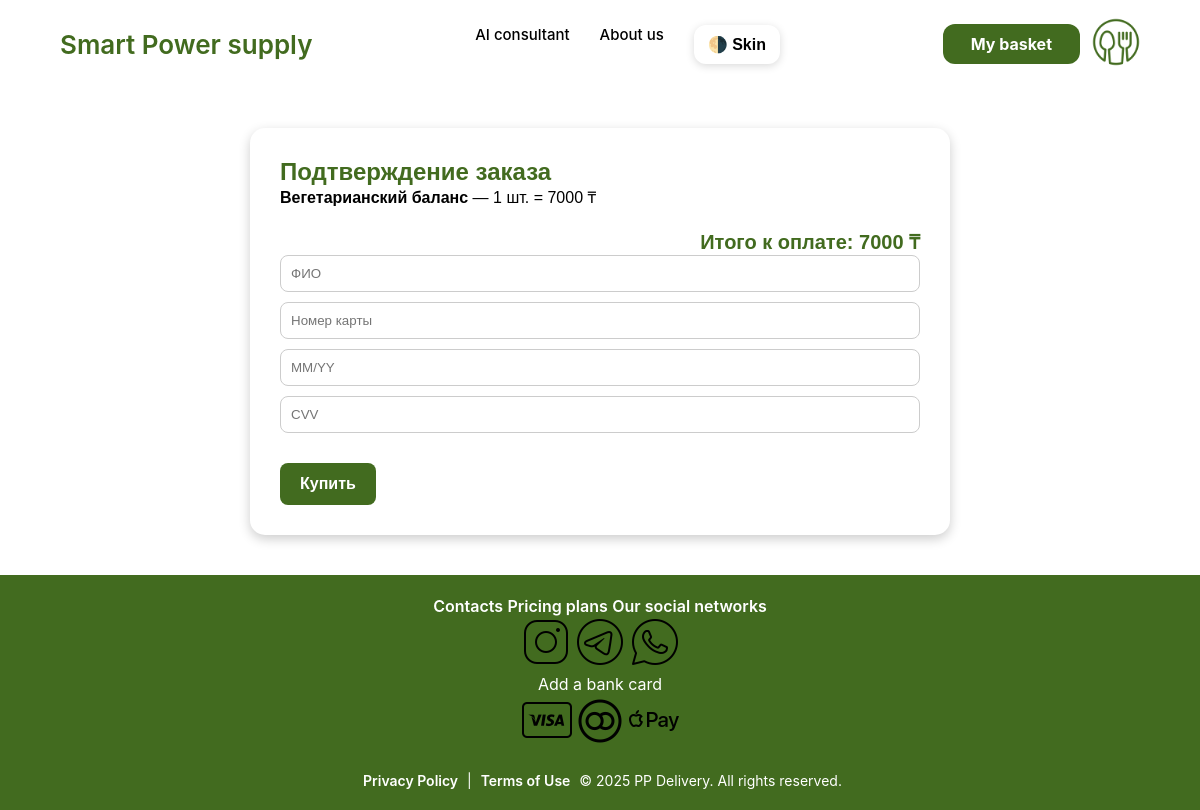
The page /checkout/ (signed in) on the database its author committed.
### accounts/models.py (models this page shows, shortened)
class CartItem(models.Model):
    user = models.ForeignKey(settings.AUTH_USER_MODEL, on_delete=models.CASCADE)
    product = models.ForeignKey('Catalog', on_delete=models.CASCADE)
    quantity = models.PositiveIntegerField(default=1)
    added_at = models.DateTimeField(auto_now_add=True)
    def get_subtotal(self):
        return self.product.price * self.quantity

class Catalog(models.Model):
    title = models.CharField(max_length=100)
    price = models.DecimalField(max_digits=10, decimal_places=0)
    about_product = models.TextField(null=True, blank=True)
    image = models.ImageField(upload_to='catalog/')
    date_added = models.DateTimeField(default=timezone.now)

### accounts/views.py (the view, shortened to what this page needs)
# urls.py: path('checkout/', views.checkout, name='checkout'),
@login_required
def checkout(request):
    cart_items = CartItem.objects.filter(user=request.user)
    total_price = sum(item.get_subtotal() for item in cart_items)
    return render(request, 'main/checkout.html', {
        'cart_items': cart_items,
        'total_price': total_price,
    })

### accounts/templates/main/checkout.html (shortened to what this page needs)
{% load static %}
<!DOCTYPE html>
<html lang="ru">
<head>
    {% load static %}
    <link rel="stylesheet" href="{% static 'account/css/styles.css' %}">
</head>
<body>
<div class="content">
{% include "main/partials/navbar.html" %}
<div class="container">
    <h2>Подтверждение заказа</h2>
    {% for item in cart_items %}
        <p><strong>{{ item.product.title }}</strong> — {{ item.quantity }} шт. = {{ item.get_subtotal }} ₸</p>
    {% endfor %}
    <p class="total">Итого к оплате: {{ total_price }} ₸</p>
    <form id="payment-form">
    <input type="text" name="full_name" placeholder="ФИО" required>
    <input type="text" name="card_number" placeholder="Номер карты" required>
    <input type="text" name="expiration_date" placeholder="MM/YY" required>
    <input type="text" name="cvv" placeholder="CVV" required>
    <button type="submit" class="button">Купить</button>
</form>
</div>
{% include "main/partials/footer.html" %}
</div>
</body>
</html>

### accounts/static/account/css/styles.css (style rules this page uses)
* { box-sizing: border-box; margin: 0; padding: 0; }
html, body { height: 100%; font-family: 'Arial', sans-serif; }
.content { min-height: 100vh; display: flex; flex-direction: column; }
.light-mode { background-color: #ffffff; color: #000000; }
button { background: #426B1F; color: white; border: none; padding: 10px 20px; font-weight: 600; border-radius: 8px; cursor: pointer; transition: background 0.2s ease; }
input { width: 100%; padding: 10px; margin-bottom: 10px; border-radius: 8px; border: 1px solid #ccc; }

### accounts/static/account/css/navbar.css (style rules this page uses)
* { box-sizing: border-box; margin: 0; padding: 0; }
body { margin: 0; padding: 0; transition: background-color 0.3s ease, color 0.3s ease; }
h1, h2, h3, h4, h5, h6 { margin: 0; padding: 0; }
.light-mode { background-color: #ffffff; color: #000000; }

### accounts/templates/main/checkout.html (style rules this page uses)
body { background-color: #426B1F; }
.container { max-width: 700px; margin: 40px auto; background: #fff; border-radius: 15px; padding: 30px; box-shadow: 0 4px 12px rgba(0, 0, 0, 0.2); }
h2 { color: #426B1F; }
.total { text-align: right; font-size: 20px; font-weight: bold; margin-top: 20px; color: #426B1F; }
.button { background: #426B1F; color: white; border: none; padding: 12px 20px; font-size: 16px; border-radius: 8px; cursor: pointer; margin-top: 20px; }

### rows shown on the page
CartItem: product "Вегетарианский баланс", quantity "1", get_subtotal "7000"

### other values the page prints
{{ total_price }} "7000"
